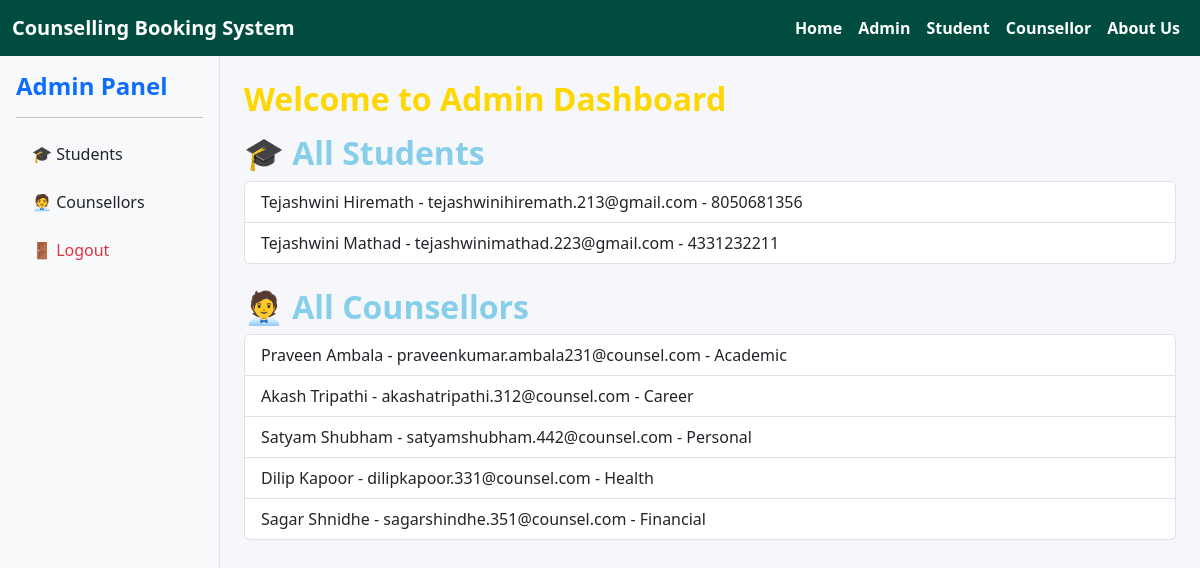
Screenshot of /admin_dashboard (signed in) with the database file from the repository.
### tables this page shows
CREATE TABLE users (
            id INTEGER PRIMARY KEY AUTOINCREMENT,
            name TEXT NOT NULL,
            email TEXT NOT NULL,
            phone TEXT NOT NULL,
            password TEXT NOT NULL
        , counselling_type TEXT, caste TEXT, aadhaar TEXT, gender TEXT, bio TEXT);

CREATE TABLE counsellors (
        id INTEGER PRIMARY KEY AUTOINCREMENT,
        name TEXT NOT NULL,
        email TEXT NOT NULL,
        password TEXT NOT NULL,
        specialization TEXT NOT NULL,
        bio TEXT NOT NULL
    , gender TEXT, experience TEXT);

### app.py (the view)
@app.route('/admin_dashboard')
def admin_dashboard():
    if not session.get('admin_logged_in'):
        return redirect(url_for('admin_login'))
    conn = sqlite3.connect('counsellors.db')
    cursor = conn.cursor()
    cursor.execute('SELECT name, email, phone FROM users')
    students = cursor.fetchall()
    cursor.execute('SELECT name, email, specialization FROM counsellors')
    counsellors = cursor.fetchall()
    conn.close()
    return render_template('admin_dashboard.html', students=students, counsellors=counsellors)

### templates/admin_dashboard.html
{% extends "base.html" %}
{% block content %}
<div class="d-flex">
  <div class="bg-light p-3 border-end" style="width: 220px; min-height: 100vh;">
    <h4 class="text-primary">Admin Panel</h4>
    <hr>
    <ul class="nav flex-column">
      <li class="nav-item mb-2">
        <a class="nav-link text-dark" href="#students">🎓 Students</a>
      </li>
      <li class="nav-item mb-2">
        <a class="nav-link text-dark" href="#counsellors">🧑‍💼 Counsellors</a>
      </li>
      <li class="nav-item">
        <a class="nav-link text-danger" href="/logout">🚪 Logout</a>
      </li>
    </ul>
  </div>
  <div class="flex-grow-1 p-4">
    <div class="d-flex justify-content-between align-items-center mb-3">
      <h2 style="color:gold;" class="mb-0">Welcome to Admin Dashboard</h2>
    </div>
    <h2 id="students" style="color:skyblue;">🎓 All Students</h2>
    <ul class="list-group mb-4">
      {% for s in students %}
      <li class="list-group-item">{{ s[0] }} - {{ s[1] }} - {{ s[2] }}</li>
      {% endfor %}
    </ul>
    <h2 id="counsellors" style="color:skyblue;">🧑‍💼 All Counsellors</h2>
    <ul class="list-group">
      {% for c in counsellors %}
      <li class="list-group-item">{{ c[0] }} - {{ c[1] }} - {{ c[2] }}</li>
      {% endfor %}
    </ul>
  </div>
</div>
{% endblock %}

### templates/base.html (style rules this page uses)
body { background-color: #f5f7fa; font-family: 'Segoe UI', Tahoma, Geneva, Verdana, sans-serif; margin: 0; padding: 0; }
h2, h3, h4 { font-weight: bold; color: #2e7d32; }

### rows the page displays
users: name "Tejashwini Hiremath", email "tejashwinihiremath.213@gmail.com", phone "8050681356"
users: name "Tejashwini Mathad", email "tejashwinimathad.223@gmail.com", phone "4331232211"
counsellors: name "Praveen Ambala", email "praveenkumar.ambala231@counsel.com", specialization "Academic"
counsellors: name "Akash Tripathi", email "akashatripathi.312@counsel.com", specialization "Career"
counsellors: name "Satyam Shubham", email "satyamshubham.442@counsel.com", specialization "Personal"
counsellors: name "Dilip Kapoor", email "dilipkapoor.331@counsel.com", specialization "Health"
counsellors: name "Sagar Shnidhe", email "sagarshindhe.351@counsel.com", specialization "Financial"
